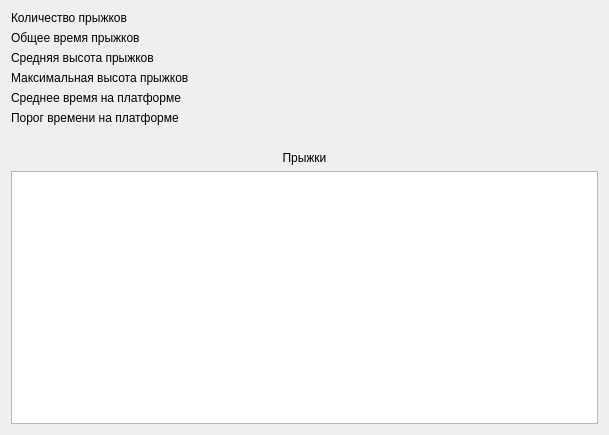
<?xml version="1.0" encoding="UTF-8"?>
<ui version="4.0">
 <class>JumpHeightTestVisualize</class>
 <widget class="QWidget" name="JumpHeightTestVisualize">
  <property name="geometry">
   <rect>
    <x>0</x>
    <y>0</y>
    <width>609</width>
    <height>435</height>
   </rect>
  </property>
  <property name="windowTitle">
   <string>Form</string>
  </property>
  <layout class="QVBoxLayout" name="verticalLayout">
   <item>
    <widget class="QLabel" name="lblJumpsCount">
     <property name="text">
      <string>Количество прыжков</string>
     </property>
    </widget>
   </item>
   <item>
    <widget class="QLabel" name="lblTimeTest">
     <property name="text">
      <string>Общее время прыжков</string>
     </property>
    </widget>
   </item>
   <item>
    <widget class="QLabel" name="lblHeightAvg">
     <property name="text">
      <string>Средняя высота прыжков</string>
     </property>
    </widget>
   </item>
   <item>
    <widget class="QLabel" name="lblHeightMax">
     <property name="text">
      <string>Максимальная высота прыжков</string>
     </property>
    </widget>
   </item>
   <item>
    <widget class="QLabel" name="lblTimeAvg">
     <property name="text">
      <string>Среднее время на платформе</string>
     </property>
    </widget>
   </item>
   <item>
    <widget class="QLabel" name="lblContactTimeBound">
     <property name="text">
      <string>Порог времени на платформе</string>
     </property>
    </widget>
   </item>
   <item>
    <spacer name="verticalSpacer">
     <property name="orientation">
      <enum>Qt::Vertical</enum>
     </property>
     <property name="sizeType">
      <enum>QSizePolicy::Fixed</enum>
     </property>
     <property name="sizeHint" stdset="0">
      <size>
       <width>20</width>
       <height>20</height>
      </size>
     </property>
    </spacer>
   </item>
   <item>
    <widget class="QLabel" name="lblJumps">
     <property name="text">
      <string>Прыжки</string>
     </property>
     <property name="alignment">
      <set>Qt::AlignCenter</set>
     </property>
    </widget>
   </item>
   <item>
    <widget class="QTreeView" name="tvJumps"/>
   </item>
  </layout>
 </widget>
 <resources/>
 <connections/>
</ui>
